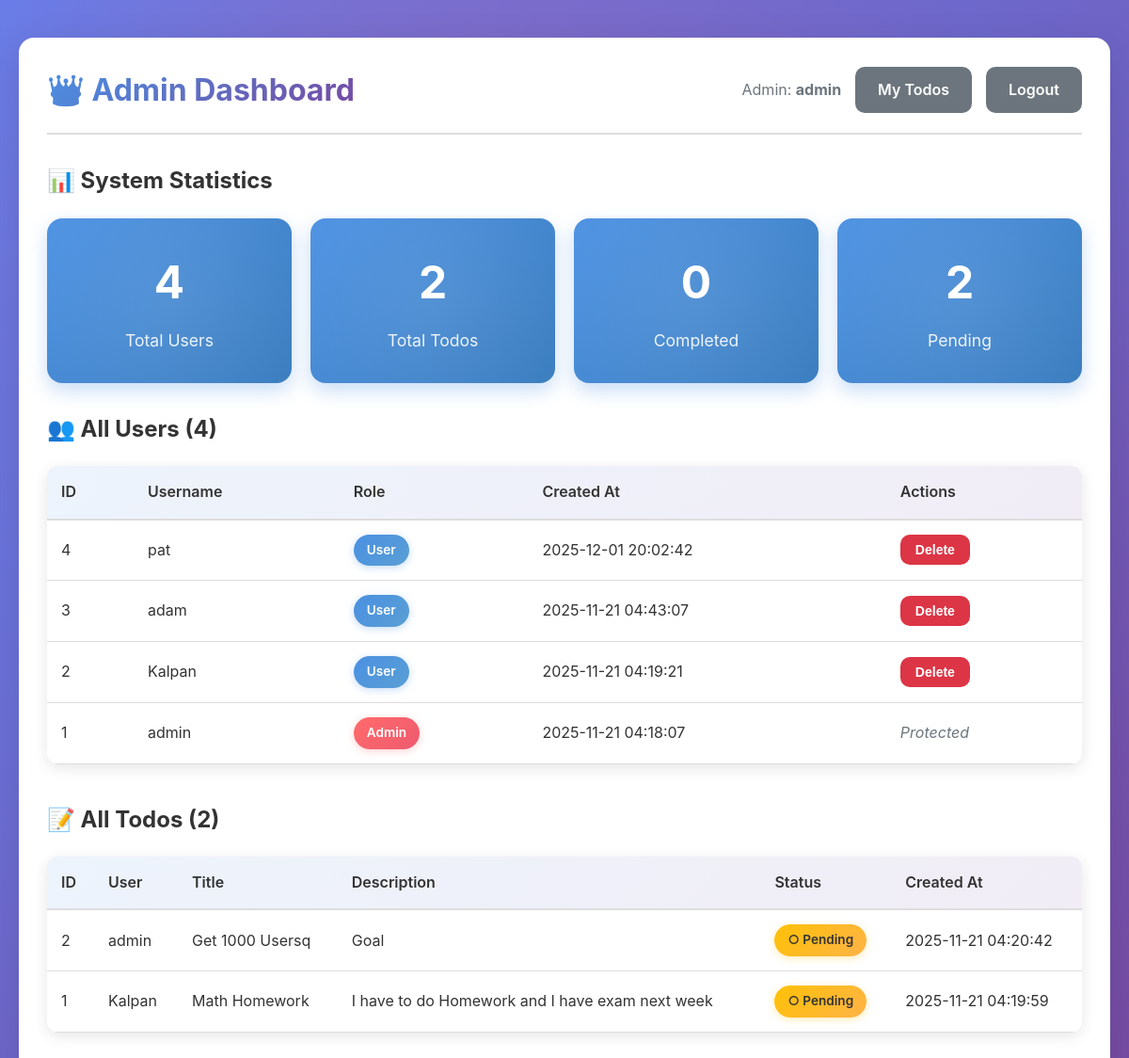
/admin.php (signed in), run on the app's committed database.
### tables this page shows
CREATE TABLE users (
            id INTEGER PRIMARY KEY AUTOINCREMENT,
            username TEXT UNIQUE NOT NULL,
            password TEXT NOT NULL,
            is_admin INTEGER DEFAULT 0,
            created_at DATETIME DEFAULT CURRENT_TIMESTAMP
        );

CREATE TABLE todos (
            id INTEGER PRIMARY KEY AUTOINCREMENT,
            user_id INTEGER NOT NULL,
            title TEXT NOT NULL,
            description TEXT,
            completed INTEGER DEFAULT 0,
            created_at DATETIME DEFAULT CURRENT_TIMESTAMP,
            FOREIGN KEY (user_id) REFERENCES users(id)
        );

### security.php (called while the page is built, shortened)
<?php
class Security {
    public static function escapeHTML($string) {
        return htmlspecialchars($string, ENT_QUOTES, 'UTF-8');
    }
}
?>

### database.php (called while the page is built, shortened)
<?php
class Database {
    private static $pdo = null;
    public static function getConnection() {
        if (self::$pdo === null) {
            try {
                self::$pdo = new PDO('sqlite:' . DB_FILE);
                self::$pdo->setAttribute(PDO::ATTR_ERRMODE, PDO::ERRMODE_EXCEPTION);
                self::$pdo->setAttribute(PDO::ATTR_EMULATE_PREPARES, false);
            } catch (PDOException $e) {
                die("Database connection failed: " . $e->getMessage());
            }
        }
        return self::$pdo;
    }
    public static function getAllUsers() {
        $pdo = self::getConnection();
        $stmt = $pdo->query("SELECT id, username, created_at, is_admin FROM users ORDER BY created_at DESC");
        return $stmt->fetchAll(PDO::FETCH_ASSOC);
    }
    public static function getAllTodos() {
        $pdo = self::getConnection();
        $stmt = $pdo->query("SELECT todos.*, users.username
                             FROM todos
                             JOIN users ON todos.user_id = users.id
                             ORDER BY todos.created_at DESC");
        return $stmt->fetchAll(PDO::FETCH_ASSOC);
    }
    public static function getUserStats() {
        $pdo = self::getConnection();
        $stmt = $pdo->query("SELECT
                             (SELECT COUNT(*) FROM users) as total_users,
                             (SELECT COUNT(*) FROM todos) as total_todos,
                             (SELECT COUNT(*) FROM todos WHERE completed = 1) as completed_todos,
                             (SELECT COUNT(*) FROM todos WHERE completed = 0) as pending_todos");
        return $stmt->fetch(PDO::FETCH_ASSOC);
    }
}
?>

### admin.php (the view, shortened to what this page needs)
<?php
require_once 'security.php';
require_once 'database.php';
$username = $_SESSION['username'];
$stats = Database::getUserStats();
$allUsers = Database::getAllUsers();
$allTodos = Database::getAllTodos();
?>
<!DOCTYPE html>
<html lang="en">
<head>
    <link rel="stylesheet" href="styles.css">
</head>
<body>
    <div class="container">
        <div class="dashboard">
            <div class="header">
                <h1>👑 Admin Dashboard</h1>
                <div class="user-info">
                    <span>Admin: <strong><?php echo Security::escapeHTML($username); ?></strong></span>
                    <a href="dashboard.php" class="btn btn-secondary">My Todos</a>
                    <a href="logout.php" class="btn btn-secondary">Logout</a>
                </div>
            </div>
            <div class="stats-section">
                <h2>📊 System Statistics</h2>
                <div class="stats-grid">
                    <div class="stat-card">
                        <h3><?php echo $stats['total_users']; ?></h3>
                        <p>Total Users</p>
                    </div>
                    <div class="stat-card">
                        <h3><?php echo $stats['total_todos']; ?></h3>
                        <p>Total Todos</p>
                    </div>
                    <div class="stat-card">
                        <h3><?php echo $stats['completed_todos']; ?></h3>
                        <p>Completed</p>
                    </div>
                    <div class="stat-card">
                        <h3><?php echo $stats['pending_todos']; ?></h3>
                        <p>Pending</p>
                    </div>
                </div>
            </div>
            <div class="admin-section">
                <h2>👥 All Users (<?php echo count($allUsers); ?>)</h2>
                <?php if (empty($allUsers)): ?>
                    <p class="no-data">No users found.</p>
                <?php else: ?>
                    <div class="admin-table">
                        <table>
                            <thead>
                                <tr>
                                    <th>ID</th>
                                    <th>Username</th>
                                    <th>Role</th>
                                    <th>Created At</th>
                                    <th>Actions</th>
                                </tr>
                            </thead>
                            <tbody>
                                <?php foreach ($allUsers as $user): ?>
                                    <tr>
                                        <td><?php echo $user['id']; ?></td>
                                        <td><?php echo Security::escapeHTML($user['username']); ?></td>
                                        <td>
                                            <?php if ($user['is_admin']): ?>
                                                <span class="badge badge-admin">Admin</span>
                                            <?php else: ?>
                                                <span class="badge badge-user">User</span>
                                            <?php endif; ?>
                                        </td>
                                        <td><?php echo Security::escapeHTML($user['created_at']); ?></td>
                                        <td>
                                            <?php if (!$user['is_admin']): ?>
                                                <form method="POST" action="" style="display:inline;">
                                                    <button
                                                        type="submit"
                                                        name="delete_user"
                                                        class="btn btn-small btn-danger"
                                                        onclick="return confirm('Delete user and all their todos?');">
                                                        Delete
                                                    </button>
                                                </form>
                                            <?php else: ?>
                                                <span class="text-muted">Protected</span>
                                            <?php endif; ?>
                                        </td>
                                    </tr>
                                <?php endforeach; ?>
                            </tbody>
                        </table>
                    </div>
                <?php endif; ?>
            </div>
            <div class="admin-section">
                <h2>📝 All Todos (<?php echo count($allTodos); ?>)</h2>
                <?php if (empty($allTodos)): ?>
                    <p class="no-data">No todos found.</p>
                <?php else: ?>
                    <div class="admin-table">
                        <table>
                            <thead>
                                <tr>
                                    <th>ID</th>
                                    <th>User</th>
                                    <th>Title</th>
                                    <th>Description</th>
                                    <th>Status</th>
                                    <th>Created At</th>
                                </tr>
                            </thead>
                            <tbody>
                                <?php foreach ($allTodos as $todo): ?>
                                    <tr>
                                        <td><?php echo $todo['id']; ?></td>
                                        <td><?php echo Security::escapeHTML($todo['username']); ?></td>
                                        <td><?php echo Security::escapeHTML($todo['title']); ?></td>
                                        <td><?php echo Security::escapeHTML($todo['description'] ?? '-'); ?></td>
                                        <td>
                                            <?php if ($todo['completed']): ?>
                                                <span class="badge badge-success">✓ Complete</span>
                                            <?php else: ?>
                                                <span class="badge badge-pending">○ Pending</span>
                                            <?php endif; ?>
                                        </td>
                                        <td><?php echo Security::escapeHTML($todo['created_at']); ?></td>
                                    </tr>
                                <?php endforeach; ?>
                            </tbody>
                        </table>
                    </div>
                <?php endif; ?>
            </div>
        </div>
    </div>
</body>
</html>

### data on the page
users: id "4", username "pat", is_admin "User", created_at "2025-12-01 20:02:42"
users: id "3", username "adam", is_admin "User", created_at "2025-11-21 04:43:07"
users: id "2", username "Kalpan", is_admin "User", created_at "2025-11-21 04:19:21"
users: id "1", username "admin", is_admin "Admin", created_at "2025-11-21 04:18:07"
todos: id "2", user.username "admin", title "Get 1000 Usersq", description "Goal", completed "○ Pending", created_at "2025-11-21 04:20:42"
todos: id "1", user.username "Kalpan", title "Math Homework", description "I have to do Homework and I have exam next week", completed "○ Pending", created_at "2025-11-21 04:19:59"

### other printed values
Security::escapeHTML($username) "admin"
$stats['total_users'] "4"
$stats['total_todos'] "2"
$stats['completed_todos'] "0"
$stats['pending_todos'] "2"
count($allUsers) "4"
count($allTodos) "2"
